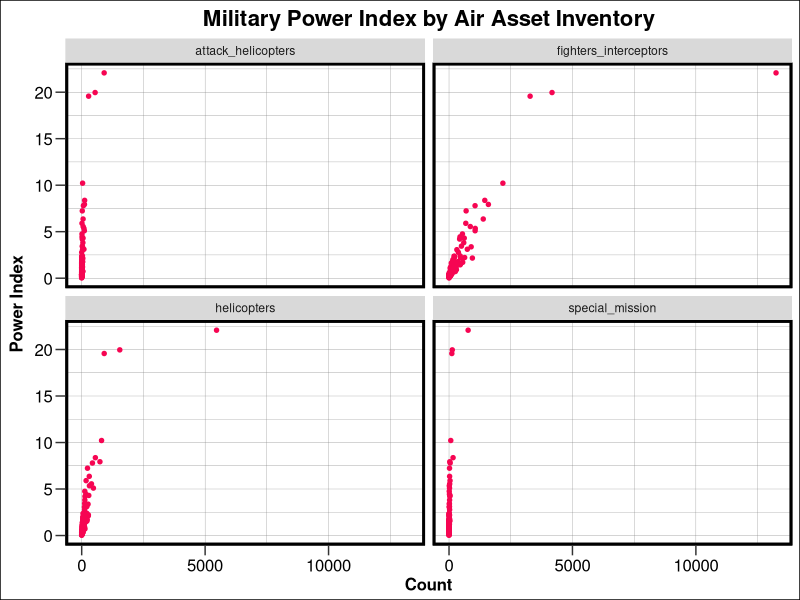
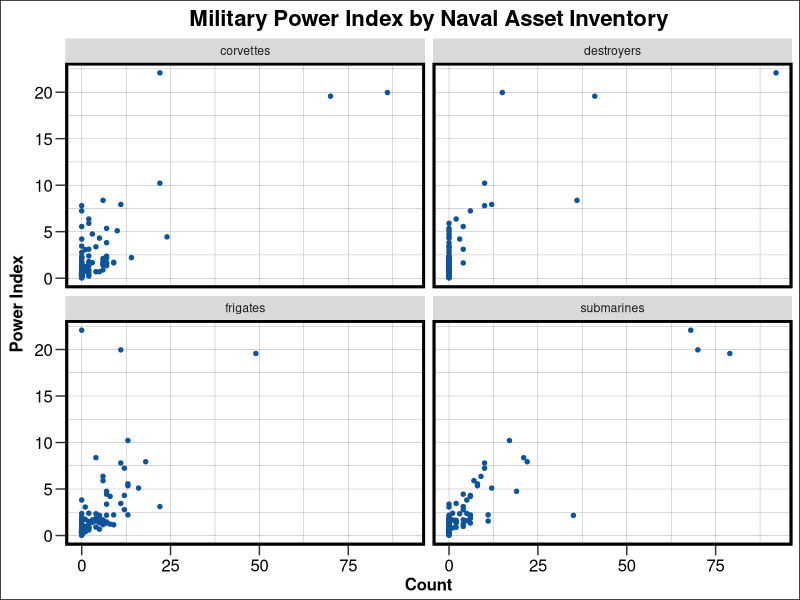
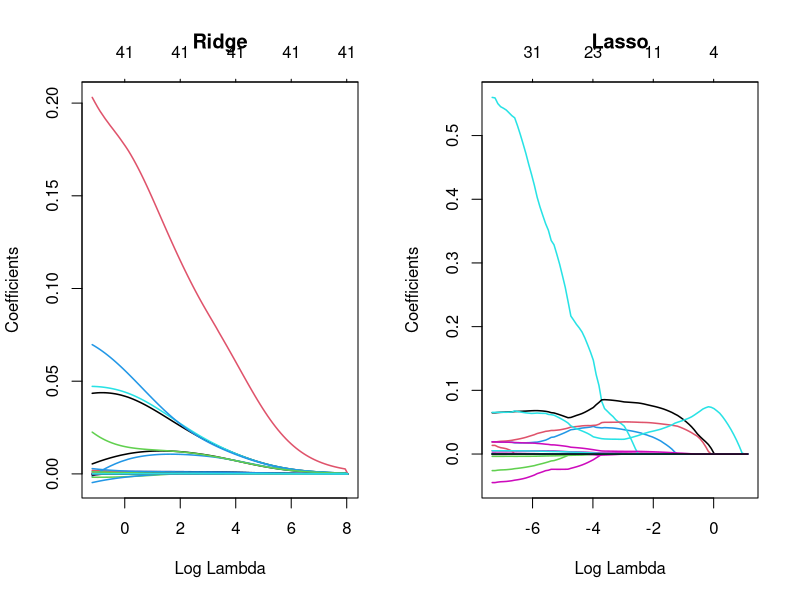

The R source for these figures, in order:
library(ggplot2)
library(dplyr)
library(tidyr)
library(glmnet)

# Define and set theme for plotting
plot_theme <- theme(
    plot.title = element_text(
       size = 16, face = "bold", hjust = 0.5,
       margin = margin(b = 0.25, unit = "cm")),
    plot.subtitle = element_text(
       size = 12),
    axis.title.x = element_text(
       size = 12, face = "bold", angle = 0,
       margin = margin(r = 0.25, unit = "cm")),
    axis.title.y = element_text(
       size = 12, face = "bold", angle = 90,
       margin = margin(r = 0.25, unit = "cm")),
    axis.text = element_text(
       size = 12),
     axis.ticks.length = unit(0.25, "cm"),
    panel.grid.minor.x = element_line(
       linewidth = 0.1, color = "gray50"),
    panel.grid.major.x = element_line(
       linewidth = 0.1, color = "gray50"),
    panel.grid.minor.y = element_line(
       linewidth = 0.1, color = "gray50"),
    panel.grid.major.y = element_line(
       linewidth = 0.1, color = "gray50"),
    panel.background = element_rect(
       fill = "#FFFFFF"),
    panel.border = element_rect(
       color = "#000000", fill = NA, linewidth = 2),
    plot.background = element_rect(
       fill = "#FFFFFF"),
    legend.background = element_rect(
       fill = "#FFFFFF"),
    legend.key = element_rect(
       fill = "#FFFFFF"),
    legend.title = element_text(
       size = 12, face = "bold"),
    legend.text = element_text(
       size = 12)
)

theme_set(plot_theme)

# Read in data and create separate frames for preliminary plotting
firepower <- read.csv("./data/firepower.csv", sep = ",", header = TRUE) %>%
    select(-X, -country, -labor_force, -foreign_exchange_gold,
           -external_debt, -oil_consumption, -oil_proven_reserves) %>%
    mutate(power_index = 1 / power_index) %>%
    as_tibble()

air_power <- firepower %>%
    select(power_index, attack_helicopters, helicopters,
           fighters_interceptors, special_mission) %>%
    pivot_longer(
       cols = c(attack_helicopters, helicopters,
              fighters_interceptors, special_mission),
       names_to = "air_asset",
       values_to = "count")

naval_power <- firepower %>%
    select(power_index, corvettes, destroyers,
           frigates, submarines) %>%
    pivot_longer(
       cols = c(corvettes, destroyers, frigates, submarines),
       names_to = "naval_asset",
       values_to = "count")

air_power_plot <- ggplot(
    data = air_power,
    mapping = aes(
        x = count, y = power_index)
) +
    geom_point(
        size = 1.2,
        color = "#F60552"
) +
    labs(
        x = "Count",
        y = "Power Index",
        title = "Military Power Index by Air Asset Inventory"
) +
    facet_wrap(~ air_asset)

air_power_plot

naval_power_plot <- ggplot(
   data = naval_power,
   mapping = aes(
      x = count, y = power_index)
) +
   geom_point(
      size = 1.2,
      color = "#0F5499"
) +
   labs(
      x = "Count",
      y = "Power Index",
      title = "Military Power Index by Naval Asset Inventory"
) +
   facet_wrap(~ naval_asset)

naval_power_plot

# Fit Ordinary Least Squares
ols_mod <- lm(formula = power_index ~ ., data = firepower)

X <- data.matrix(firepower[, -1])
y <- data.matrix(firepower$power_index)

ridge_mod <- cv.glmnet(x = X, y = y, family = "gaussian", alpha = 0, nfold = 10)
lasso_mod <- cv.glmnet(x = X, y = y, family = "gaussian", alpha = 1, nfold = 10)

par(mfrow = c(1, 2))
plot(ridge_mod$glmnet.fit, xvar = "lambda", lwd = 1.5, main = "Ridge")
plot(lasso_mod$glmnet.fit, xvar = "lambda", lwd = 1.5, main = "Lasso")

ols_coefs <- ols_mod$coefficients

ridge_coefs <- coef(ridge_mod, s = "lambda.min") %>%
   as.matrix() %>%
   as.data.frame() %>%
   rename(Ridge = s1)

lasso_coefs <- coef(lasso_mod, s = "lambda.min") %>%
   as.matrix() %>%
   as.data.frame() %>%
   rename(Lasso = s1)

coef_table <- cbind(ols_coefs, ridge_coefs, lasso_coefs)

print(ridge_mod)
print(lasso_mod)